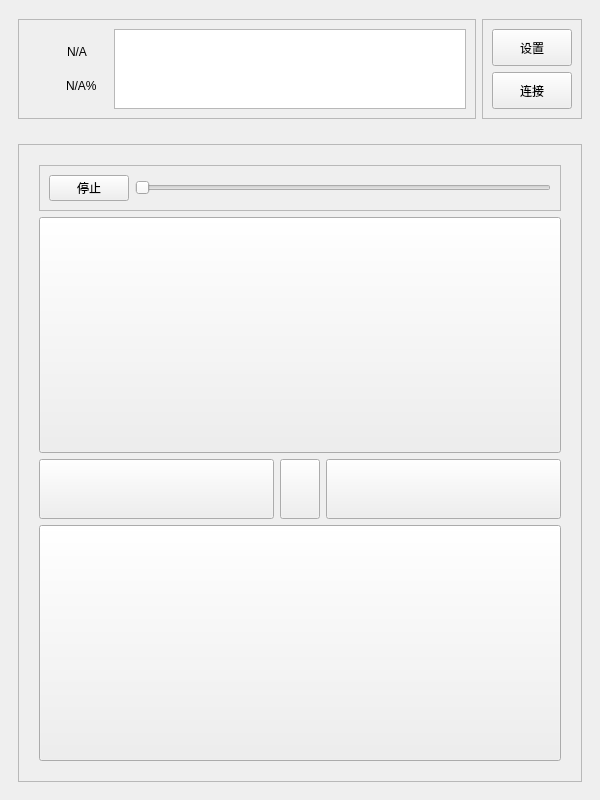
<?xml version="1.0" encoding="UTF-8"?>
<ui version="4.0">
 <class>MainWindow</class>
 <widget class="QMainWindow" name="MainWindow">
  <property name="geometry">
   <rect>
    <x>0</x>
    <y>0</y>
    <width>600</width>
    <height>800</height>
   </rect>
  </property>
  <property name="windowTitle">
   <string>Car Controller</string>
  </property>
  <property name="windowIcon">
   <iconset resource="res.qrc">
    <normaloff>:/res/ic_fluent_vehicle_car_48_regular.png</normaloff>:/res/ic_fluent_vehicle_car_48_regular.png</iconset>
  </property>
  <widget class="QWidget" name="centralwidget">
   <layout class="QGridLayout" name="gridLayout_2">
    <item row="0" column="0">
     <layout class="QVBoxLayout" name="verticalLayout_3">
      <item>
       <widget class="QWidget" name="widget" native="true">
        <property name="sizePolicy">
         <sizepolicy hsizetype="Expanding" vsizetype="MinimumExpanding">
          <horstretch>0</horstretch>
          <verstretch>0</verstretch>
         </sizepolicy>
        </property>
        <property name="minimumSize">
         <size>
          <width>40</width>
          <height>40</height>
         </size>
        </property>
        <property name="maximumSize">
         <size>
          <width>16777215</width>
          <height>120</height>
         </size>
        </property>
        <layout class="QGridLayout" name="gridLayout_4">
         <item row="1" column="1">
          <widget class="QFrame" name="frame_6">
           <property name="sizePolicy">
            <sizepolicy hsizetype="Fixed" vsizetype="Preferred">
             <horstretch>0</horstretch>
             <verstretch>0</verstretch>
            </sizepolicy>
           </property>
           <property name="frameShape">
            <enum>QFrame::Shape::StyledPanel</enum>
           </property>
           <property name="frameShadow">
            <enum>QFrame::Shadow::Raised</enum>
           </property>
           <layout class="QGridLayout" name="gridLayout_9">
            <item row="0" column="0">
             <widget class="QPushButton" name="pushButton_7">
              <property name="sizePolicy">
               <sizepolicy hsizetype="Minimum" vsizetype="Preferred">
                <horstretch>0</horstretch>
                <verstretch>0</verstretch>
               </sizepolicy>
              </property>
              <property name="text">
               <string>设置</string>
              </property>
              <property name="icon">
               <iconset resource="res.qrc">
                <normaloff>:/res/ic_fluent_settings_24_regular.png</normaloff>:/res/ic_fluent_settings_24_regular.png</iconset>
              </property>
              <property name="iconSize">
               <size>
                <width>24</width>
                <height>24</height>
               </size>
              </property>
             </widget>
            </item>
            <item row="1" column="0">
             <widget class="QPushButton" name="pushButton_6">
              <property name="sizePolicy">
               <sizepolicy hsizetype="Minimum" vsizetype="Preferred">
                <horstretch>0</horstretch>
                <verstretch>0</verstretch>
               </sizepolicy>
              </property>
              <property name="text">
               <string>连接</string>
              </property>
              <property name="icon">
               <iconset resource="res.qrc">
                <normaloff>:/res/ic_fluent_plug_connected_24_regular.png</normaloff>:/res/ic_fluent_plug_connected_24_regular.png</iconset>
              </property>
              <property name="iconSize">
               <size>
                <width>24</width>
                <height>24</height>
               </size>
              </property>
             </widget>
            </item>
           </layout>
          </widget>
         </item>
         <item row="1" column="0">
          <widget class="QFrame" name="frame_5">
           <property name="sizePolicy">
            <sizepolicy hsizetype="Expanding" vsizetype="MinimumExpanding">
             <horstretch>0</horstretch>
             <verstretch>0</verstretch>
            </sizepolicy>
           </property>
           <property name="maximumSize">
            <size>
             <width>16777215</width>
             <height>100</height>
            </size>
           </property>
           <property name="frameShape">
            <enum>QFrame::Shape::StyledPanel</enum>
           </property>
           <property name="frameShadow">
            <enum>QFrame::Shadow::Raised</enum>
           </property>
           <layout class="QGridLayout" name="gridLayout_8">
            <item row="0" column="1">
             <widget class="QTextBrowser" name="textBrowser">
              <property name="sizePolicy">
               <sizepolicy hsizetype="Expanding" vsizetype="MinimumExpanding">
                <horstretch>0</horstretch>
                <verstretch>0</verstretch>
               </sizepolicy>
              </property>
              <property name="minimumSize">
               <size>
                <width>0</width>
                <height>20</height>
               </size>
              </property>
              <property name="maximumSize">
               <size>
                <width>16777215</width>
                <height>16777215</height>
               </size>
              </property>
             </widget>
            </item>
            <item row="0" column="0">
             <widget class="QWidget" name="info_widget" native="true">
              <property name="sizePolicy">
               <sizepolicy hsizetype="Fixed" vsizetype="Preferred">
                <horstretch>0</horstretch>
                <verstretch>0</verstretch>
               </sizepolicy>
              </property>
              <property name="minimumSize">
               <size>
                <width>80</width>
                <height>0</height>
               </size>
              </property>
              <property name="maximumSize">
               <size>
                <width>100</width>
                <height>16777215</height>
               </size>
              </property>
              <layout class="QVBoxLayout" name="verticalLayout_2">
               <item>
                <layout class="QHBoxLayout" name="horizontalLayout_3">
                 <item>
                  <widget class="QLabel" name="car_icon">
                   <property name="sizePolicy">
                    <sizepolicy hsizetype="Fixed" vsizetype="Fixed">
                     <horstretch>0</horstretch>
                     <verstretch>0</verstretch>
                    </sizepolicy>
                   </property>
                   <property name="minimumSize">
                    <size>
                     <width>24</width>
                     <height>24</height>
                    </size>
                   </property>
                   <property name="maximumSize">
                    <size>
                     <width>24</width>
                     <height>24</height>
                    </size>
                   </property>
                   <property name="text">
                    <string/>
                   </property>
                   <property name="pixmap">
                    <pixmap resource="res.qrc">:/res/ic_fluent_vehicle_car_collision_24_regular.png</pixmap>
                   </property>
                   <property name="scaledContents">
                    <bool>true</bool>
                   </property>
                   <property name="alignment">
                    <set>Qt::AlignmentFlag::AlignCenter</set>
                   </property>
                  </widget>
                 </item>
                 <item>
                  <widget class="QLabel" name="label">
                   <property name="sizePolicy">
                    <sizepolicy hsizetype="Preferred" vsizetype="Minimum">
                     <horstretch>0</horstretch>
                     <verstretch>0</verstretch>
                    </sizepolicy>
                   </property>
                   <property name="text">
                    <string>N/A</string>
                   </property>
                  </widget>
                 </item>
                </layout>
               </item>
               <item>
                <layout class="QHBoxLayout" name="horizontalLayout_4">
                 <property name="spacing">
                  <number>5</number>
                 </property>
                 <item>
                  <widget class="QLabel" name="battery_icon">
                   <property name="sizePolicy">
                    <sizepolicy hsizetype="Fixed" vsizetype="Fixed">
                     <horstretch>0</horstretch>
                     <verstretch>0</verstretch>
                    </sizepolicy>
                   </property>
                   <property name="minimumSize">
                    <size>
                     <width>24</width>
                     <height>24</height>
                    </size>
                   </property>
                   <property name="maximumSize">
                    <size>
                     <width>24</width>
                     <height>24</height>
                    </size>
                   </property>
                   <property name="text">
                    <string/>
                   </property>
                   <property name="pixmap">
                    <pixmap resource="res.qrc">:/res/ic_fluent_battery_warning_24_regular.png</pixmap>
                   </property>
                   <property name="scaledContents">
                    <bool>true</bool>
                   </property>
                  </widget>
                 </item>
                 <item>
                  <widget class="QLabel" name="label_3">
                   <property name="sizePolicy">
                    <sizepolicy hsizetype="Minimum" vsizetype="Preferred">
                     <horstretch>0</horstretch>
                     <verstretch>0</verstretch>
                    </sizepolicy>
                   </property>
                   <property name="text">
                    <string>N/A%</string>
                   </property>
                   <property name="alignment">
                    <set>Qt::AlignmentFlag::AlignLeading|Qt::AlignmentFlag::AlignLeft|Qt::AlignmentFlag::AlignVCenter</set>
                   </property>
                  </widget>
                 </item>
                </layout>
               </item>
              </layout>
             </widget>
            </item>
           </layout>
          </widget>
         </item>
        </layout>
       </widget>
      </item>
      <item>
       <widget class="QStackedWidget" name="stackedWidget">
        <property name="currentIndex">
         <number>0</number>
        </property>
        <widget class="QWidget" name="page">
         <layout class="QGridLayout" name="gridLayout_5">
          <item row="0" column="0">
           <widget class="QFrame" name="frame">
            <property name="sizePolicy">
             <sizepolicy hsizetype="Minimum" vsizetype="Minimum">
              <horstretch>60</horstretch>
              <verstretch>60</verstretch>
             </sizepolicy>
            </property>
            <property name="minimumSize">
             <size>
              <width>60</width>
              <height>60</height>
             </size>
            </property>
            <property name="autoFillBackground">
             <bool>false</bool>
            </property>
            <property name="frameShape">
             <enum>QFrame::Shape::StyledPanel</enum>
            </property>
            <property name="frameShadow">
             <enum>QFrame::Shadow::Raised</enum>
            </property>
            <layout class="QGridLayout" name="gridLayout">
             <property name="leftMargin">
              <number>20</number>
             </property>
             <property name="topMargin">
              <number>20</number>
             </property>
             <property name="rightMargin">
              <number>20</number>
             </property>
             <property name="bottomMargin">
              <number>20</number>
             </property>
             <item row="2" column="0">
              <layout class="QVBoxLayout" name="verticalLayout">
               <item>
                <widget class="QPushButton" name="pushButton_3">
                 <property name="sizePolicy">
                  <sizepolicy hsizetype="Minimum" vsizetype="Minimum">
                   <horstretch>60</horstretch>
                   <verstretch>60</verstretch>
                  </sizepolicy>
                 </property>
                 <property name="minimumSize">
                  <size>
                   <width>60</width>
                   <height>60</height>
                  </size>
                 </property>
                 <property name="text">
                  <string/>
                 </property>
                 <property name="icon">
                  <iconset resource="res.qrc">
                   <normaloff>:/res/ic_fluent_caret_up_24_regular.png</normaloff>:/res/ic_fluent_caret_up_24_regular.png</iconset>
                 </property>
                 <property name="iconSize">
                  <size>
                   <width>48</width>
                   <height>48</height>
                  </size>
                 </property>
                </widget>
               </item>
               <item>
                <layout class="QHBoxLayout" name="horizontalLayout">
                 <item>
                  <widget class="QPushButton" name="pushButton">
                   <property name="sizePolicy">
                    <sizepolicy hsizetype="Minimum" vsizetype="Minimum">
                     <horstretch>60</horstretch>
                     <verstretch>60</verstretch>
                    </sizepolicy>
                   </property>
                   <property name="minimumSize">
                    <size>
                     <width>60</width>
                     <height>60</height>
                    </size>
                   </property>
                   <property name="text">
                    <string/>
                   </property>
                   <property name="icon">
                    <iconset resource="res.qrc">
                     <normaloff>:/res/ic_fluent_caret_left_24_regular.png</normaloff>:/res/ic_fluent_caret_left_24_regular.png</iconset>
                   </property>
                   <property name="iconSize">
                    <size>
                     <width>48</width>
                     <height>48</height>
                    </size>
                   </property>
                  </widget>
                 </item>
                 <item>
                  <widget class="QPushButton" name="stop_btn_2">
                   <property name="sizePolicy">
                    <sizepolicy hsizetype="Expanding" vsizetype="Expanding">
                     <horstretch>0</horstretch>
                     <verstretch>0</verstretch>
                    </sizepolicy>
                   </property>
                   <property name="text">
                    <string/>
                   </property>
                   <property name="icon">
                    <iconset resource="res.qrc">
                     <normaloff>:/res/ic_fluent_stop_24_regular.png</normaloff>:/res/ic_fluent_stop_24_regular.png</iconset>
                   </property>
                   <property name="iconSize">
                    <size>
                     <width>48</width>
                     <height>48</height>
                    </size>
                   </property>
                  </widget>
                 </item>
                 <item>
                  <widget class="QPushButton" name="pushButton_2">
                   <property name="sizePolicy">
                    <sizepolicy hsizetype="Minimum" vsizetype="Minimum">
                     <horstretch>60</horstretch>
                     <verstretch>60</verstretch>
                    </sizepolicy>
                   </property>
                   <property name="minimumSize">
                    <size>
                     <width>60</width>
                     <height>60</height>
                    </size>
                   </property>
                   <property name="text">
                    <string/>
                   </property>
                   <property name="icon">
                    <iconset resource="res.qrc">
                     <normaloff>:/res/ic_fluent_caret_right_24_regular.png</normaloff>:/res/ic_fluent_caret_right_24_regular.png</iconset>
                   </property>
                   <property name="iconSize">
                    <size>
                     <width>48</width>
                     <height>48</height>
                    </size>
                   </property>
                  </widget>
                 </item>
                </layout>
               </item>
               <item>
                <widget class="QPushButton" name="pushButton_4">
                 <property name="sizePolicy">
                  <sizepolicy hsizetype="Minimum" vsizetype="Minimum">
                   <horstretch>60</horstretch>
                   <verstretch>60</verstretch>
                  </sizepolicy>
                 </property>
                 <property name="minimumSize">
                  <size>
                   <width>60</width>
                   <height>60</height>
                  </size>
                 </property>
                 <property name="text">
                  <string/>
                 </property>
                 <property name="icon">
                  <iconset resource="res.qrc">
                   <normaloff>:/res/ic_fluent_caret_down_24_regular.png</normaloff>:/res/ic_fluent_caret_down_24_regular.png</iconset>
                 </property>
                 <property name="iconSize">
                  <size>
                   <width>48</width>
                   <height>48</height>
                  </size>
                 </property>
                </widget>
               </item>
              </layout>
             </item>
             <item row="0" column="0">
              <widget class="QFrame" name="frame_7">
               <property name="frameShape">
                <enum>QFrame::Shape::StyledPanel</enum>
               </property>
               <property name="frameShadow">
                <enum>QFrame::Shadow::Raised</enum>
               </property>
               <layout class="QHBoxLayout" name="horizontalLayout_2">
                <item>
                 <widget class="QPushButton" name="stop_btn">
                  <property name="text">
                   <string>停止</string>
                  </property>
                  <property name="icon">
                   <iconset resource="res.qrc">
                    <normaloff>:/res/ic_fluent_record_stop_24_regular.png</normaloff>:/res/ic_fluent_record_stop_24_regular.png</iconset>
                  </property>
                  <property name="iconSize">
                   <size>
                    <width>24</width>
                    <height>24</height>
                   </size>
                  </property>
                 </widget>
                </item>
                <item>
                 <widget class="QSlider" name="Speed_Slider">
                  <property name="maximum">
                   <number>100</number>
                  </property>
                  <property name="orientation">
                   <enum>Qt::Orientation::Horizontal</enum>
                  </property>
                 </widget>
                </item>
               </layout>
              </widget>
             </item>
            </layout>
           </widget>
          </item>
         </layout>
        </widget>
        <widget class="QWidget" name="page_2">
         <layout class="QGridLayout" name="gridLayout_7">
          <item row="0" column="0">
           <widget class="QFrame" name="frame_2">
            <property name="sizePolicy">
             <sizepolicy hsizetype="Expanding" vsizetype="Ignored">
              <horstretch>0</horstretch>
              <verstretch>0</verstretch>
             </sizepolicy>
            </property>
            <property name="frameShape">
             <enum>QFrame::Shape::StyledPanel</enum>
            </property>
            <property name="frameShadow">
             <enum>QFrame::Shadow::Raised</enum>
            </property>
            <layout class="QGridLayout" name="gridLayout_10">
             <item row="0" column="0">
              <layout class="QFormLayout" name="formLayout_2">
               <property name="labelAlignment">
                <set>Qt::AlignmentFlag::AlignCenter</set>
               </property>
               <property name="formAlignment">
                <set>Qt::AlignmentFlag::AlignCenter</set>
               </property>
              </layout>
             </item>
            </layout>
           </widget>
          </item>
         </layout>
        </widget>
        <widget class="QWidget" name="page_3">
         <layout class="QVBoxLayout" name="verticalLayout_4">
          <item>
           <widget class="QFrame" name="route_frame">
            <property name="frameShape">
             <enum>QFrame::Shape::StyledPanel</enum>
            </property>
            <property name="frameShadow">
             <enum>QFrame::Shadow::Raised</enum>
            </property>
            <layout class="QFormLayout" name="formLayout">
             <item row="0" column="0">
              <layout class="QFormLayout" name="formLayout_3">
               <property name="labelAlignment">
                <set>Qt::AlignmentFlag::AlignCenter</set>
               </property>
               <property name="formAlignment">
                <set>Qt::AlignmentFlag::AlignCenter</set>
               </property>
              </layout>
             </item>
            </layout>
           </widget>
          </item>
          <item>
           <widget class="QPushButton" name="pushButton_5">
            <property name="minimumSize">
             <size>
              <width>0</width>
              <height>40</height>
             </size>
            </property>
            <property name="text">
             <string>提交</string>
            </property>
           </widget>
          </item>
         </layout>
        </widget>
       </widget>
      </item>
     </layout>
    </item>
   </layout>
  </widget>
  <widget class="QMenuBar" name="menubar">
   <property name="geometry">
    <rect>
     <x>0</x>
     <y>0</y>
     <width>600</width>
     <height>20</height>
    </rect>
   </property>
  </widget>
 </widget>
 <resources>
  <include location="res.qrc"/>
 </resources>
 <connections/>
</ui>
